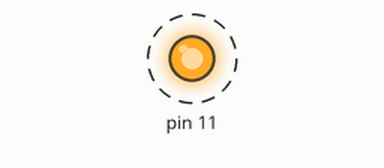
Simulated run of this sketch. Board: Arduino Uno, built with avr-gcc and run on an emulated ATmega328P. Parts: output pins drawn as LEDs (lit = HIGH). Dashed ring = blinking.

Above: at 0.05 s.
Timing chart, 0 to 3.0 s (numbered marks = the images above):
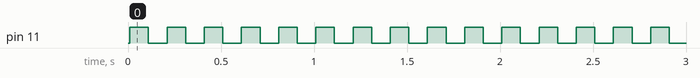

The sketch:

OVFTimer0.ino
```cpp
/* ---------------------------------------------------------------------------------
- Đây là chương trình ngắt dùng timer 0
- Sử dụng đếm timer 0 normal
- Khi tràn sẽ ngắt và điều khiển ngõ ra pinB3
- Ở bài này ta sử dụng timer 0 ngắt đảo ngõ ra 10ms dùng chia trước 1024
- Vậy 1 xung cần 64us => 10ms cần 156 xung ta sẽ chọn TCTN0 = 256 - 156 = 100
------------------------------------------------------------------------------------*/

//Khai báo thư viện
#include <avr/io.h>
#include <avr/interrupt.h>

//Chương trình ngắt timer 0
ISR(TIMER0_OVF_vect) {
  //Chọn pre = 1024
  TCCR0B = (1 << CS02) | (1 << CS00);
  //Đặt giá trị bắt đầu
  TCNT0 = 100;
  //Đảo chân ngõ ra
  PORTB ^= (1 << 3);
  _delay_ms(100);
}

//Cài đặt ngắt tràn timer 0
void initINT0 () {
  //Chọn pre = 1024
  TCCR0B = (1 << CS02) | (1 << CS00);
  //Đặt giá trị bắt đầu
  TCNT0 = 100;
  TIMSK0 = (1 << TOIE0); //Chọn ngất tràn timer 0
  //Cho phép ngắt toàn cục
  SREG |= (1 << 7);
  //sei(); tương đương hàm trên
}

int main (void) {
  DDRB |= (1 << 3); //Chọn chân pinB3 làm ngõ ra
  initINT0();

  while(1){
    // Không có gì trong vòng lặp
  }
  return 0;
}
```

Measured:
- by itself, pin 11: alternates HIGH for 0.10 s and LOW for 0.10 s
